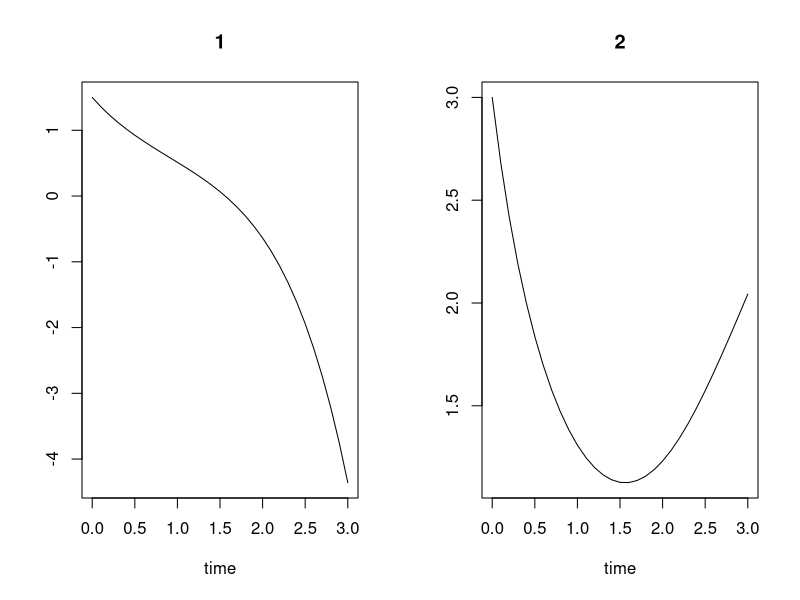
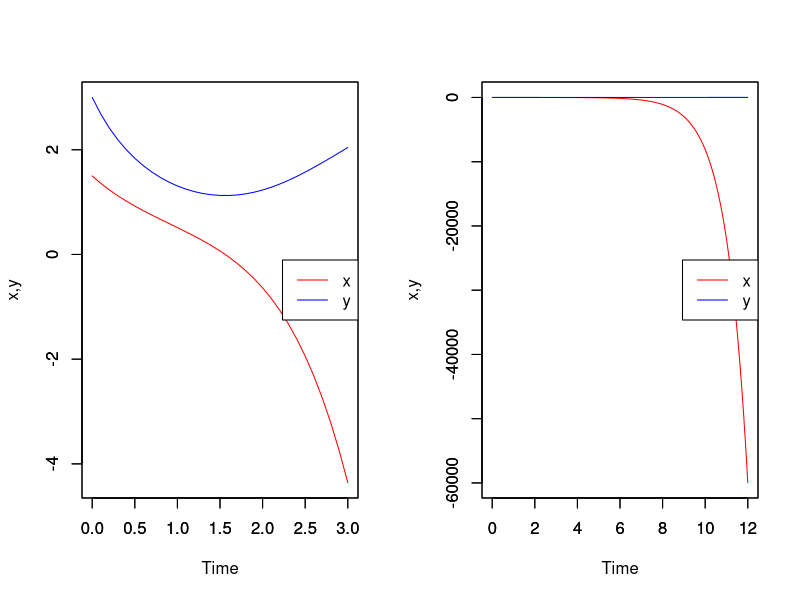
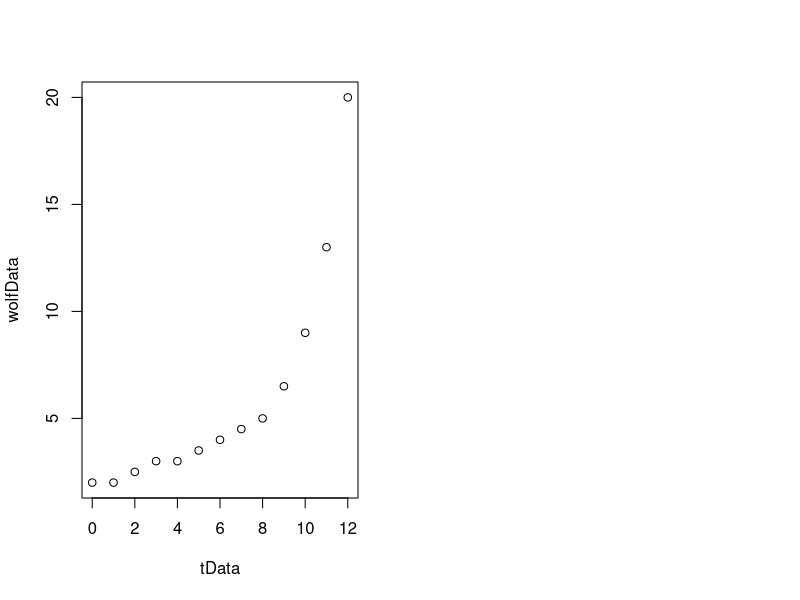
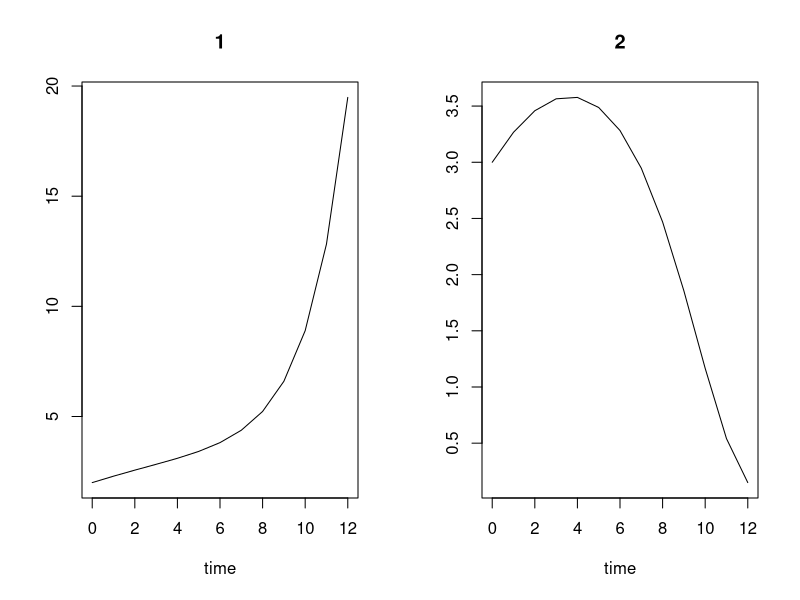

Write the R code that produced these figures, in order.
####Lab2
library(deSolve)
library(minpack.lm)
library(tidyverse)
#########################Exercise1############################
ex1ODE = function(t,y,parms){
  list(c(y[1]-y[2], 1-exp(y[1])))
}

ex1sys = ode(y=c(1.5, 3), func = ex1ODE, times = seq(0,3,0.1), parms=NA)
plot(ex1sys)

##graph
time = ex1sys[,1] # The first column in ex1Sys is t
x = ex1sys[,2]    # The second column holds x
y = ex1sys[,3]    # The last column holds y
plot(time,x,type = "l", lty = 1,ylim = range(x,y), xlab = "Time",ylab = "x,y",col = "red")   # Plot x versus time
par(new=TRUE)   # Tell R you want to plot on top of an existing plot
plot(time,y,type = "l",lty = 1,ylim = range(x,y),
     xlab = "",ylab = "",col = "blue")   # Plot y versus time
legend("right",legend=c("x", "y"),col=c("red","blue"),lty=1)   # Add a legend


####################Exercise2######################
Compmodel = function(t,y,parms){
  with(as.list(parms),{
    return(list(c(a*y[1]-b*y[1]*y[2], m*y[2]-n*y[1]*y[2])))
  })
}

parValues = c(a=0.2, b=0.1, m=0.3, n=0.1)
ex2sys = ode(y=c(1.5, 3), func = ex1ODE, times = seq(0,12,0.1), parms=NA)
time = ex2sys[,1] # The first column in ex1Sys is t
x = ex2sys[,2]    # The second column holds x
y = ex2sys[,3]    # The last column holds y
plot(time,x,type = "l", lty = 1,ylim = range(x,y), xlab = "Time",ylab = "x,y",col = "red")   # Plot x versus time
par(new=TRUE)   # Tell R you want to plot on top of an existing plot
plot(time,y,type = "l",lty = 1,ylim = range(x,y),
     xlab = "",ylab = "",col = "blue")   # Plot y versus time
legend("right",legend=c("x", "y"),col=c("red","blue"),lty=1)   # Add a legend

#######################Exercise3###################
tData = 0:12
wolfData = c(2, 2, 2.5, 3, 3, 3.5, 4, 4.5, 5, 6.5, 9, 13, 20)

residFn=function(parValues){
  # initial populations
  yinit=c(2, 3)
  # time points to use when solving the ODE
  timespan=seq(0,max(tData),.05)
  # parameters from the parameter estimation routine (only a for this case)
  a=parValues[1]
  # fixed values for b,m,n
  bfix = 0.1
  mfix = 0.3
  nfix = 0.1
  parms=c(a,b=bfix,m=mfix,n=nfix)
  # solve ODE for a given set of parameters
  output=ode(y=yinit,times=timespan,func=Compmodel,parms=parms)
  
  ## Filter data that contains time points where data is available
  outdf=data.frame(output[,1],output[,2]) #put time, wolf pop into a data frame
  outdf=outdf[outdf$output...1 %in% tData,] #only include the time points from the dataset
  
  residFn = outdf$output...2 - wolfData
  
  # return predicted vs experimental residual
  return(residFn)
}

parValues = c(a=0.2)
plot(tData,wolfData)
fitval <- nls.lm(par = parValues, lower = NULL, upper = NULL, fn = residFn, jac = NULL)
a <- fitval$par
nums <- c(a = 0.45,b = .1, m = .3, n = .1)

ex3sys <- ode(y=c(2, 3), func = Compmodel, times = seq(0,12,1), parms = nums)
plot(ex3sys)
